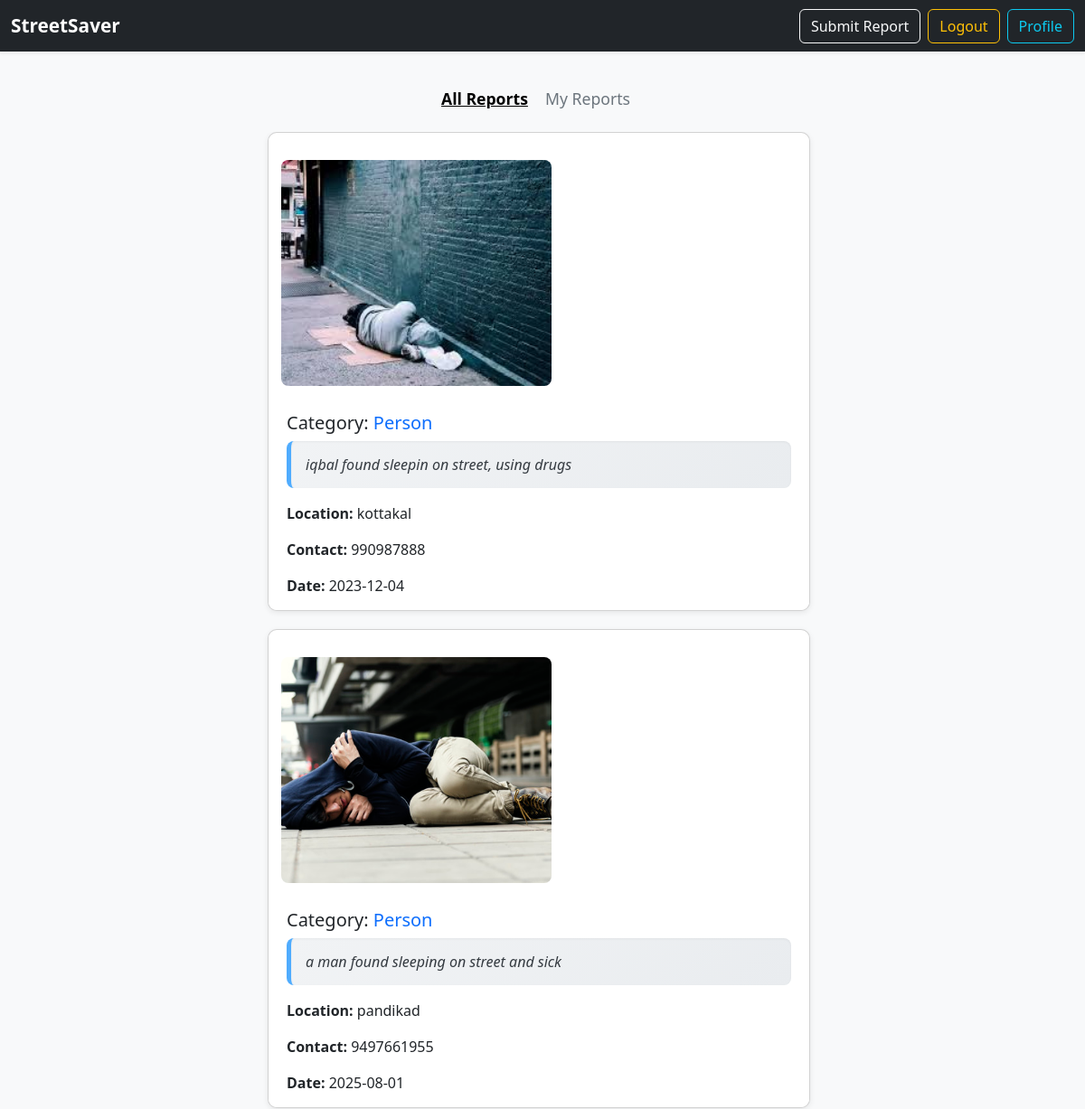
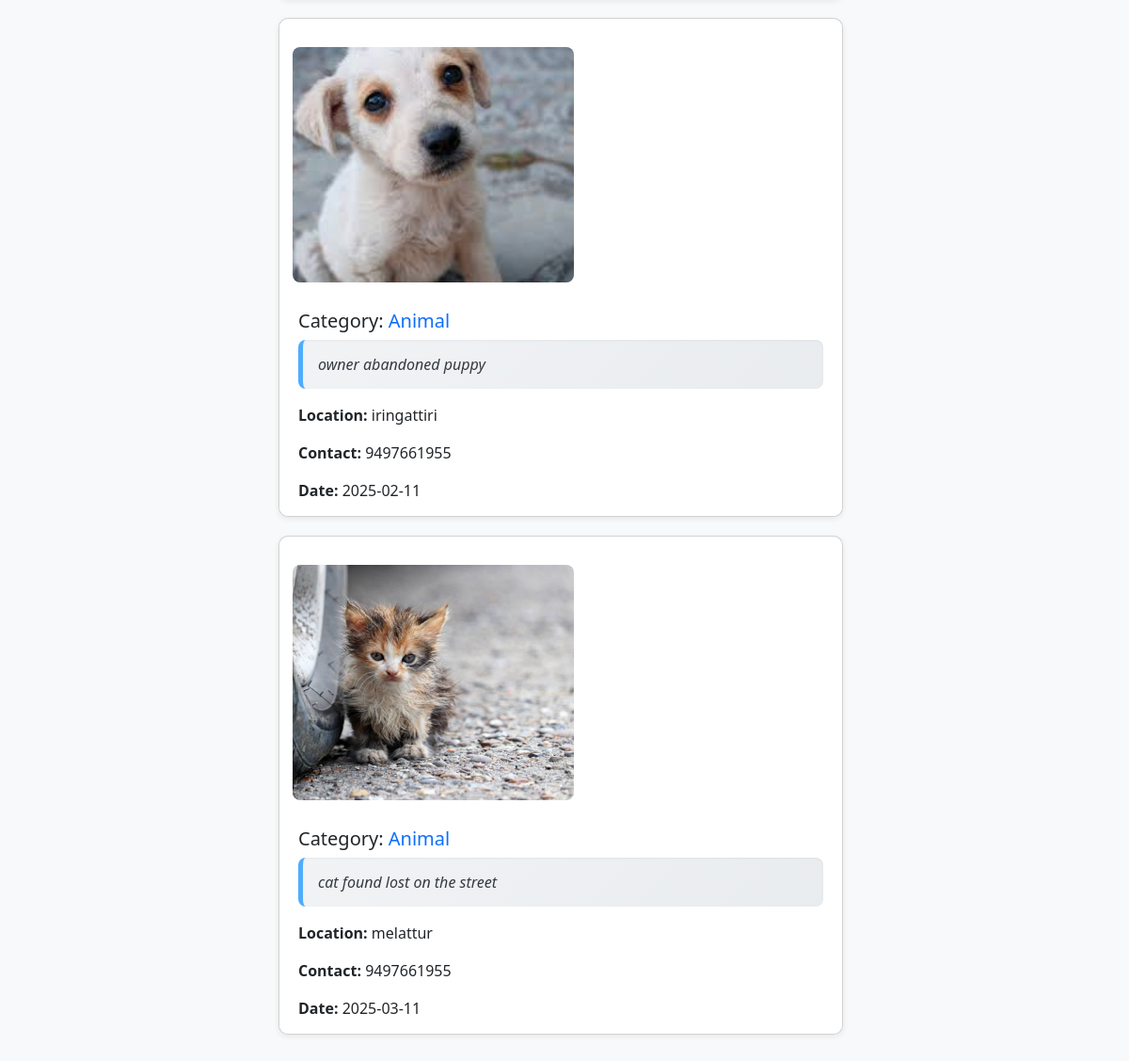
The app's page / (signed in) with its own data (2 pictures, top to bottom).
### app.py (models this page shows)
class Report(db.Model):
    id = db.Column(db.Integer, primary_key=True)
    category = db.Column(db.String(100))
    description = db.Column(db.Text)
    location = db.Column(db.String(200))
    contact = db.Column(db.String(20))
    date = db.Column(db.String(50))
    image = db.Column(db.String(200))
    user_id = db.Column(db.Integer, db.ForeignKey('user.id'))

### app.py (the view)
@app.route('/')
def index():
    if 'user_id' in session:
        all_reports = Report.query.filter(Report.user_id != session['user_id']).order_by(Report.id.desc()).all()
        my_reports = Report.query.filter_by(user_id=session['user_id']).order_by(Report.id.desc()).all()
        return render_template('home.html', all_reports=all_reports, my_reports=my_reports, logged_in=True)
    return redirect(url_for('login'))

### templates/home.html (shortened to what this page needs)
<!DOCTYPE html>
<html lang="en">
<head>
    <link href="https://cdn.jsdelivr.net/npm/bootstrap@5.3.0/dist/css/bootstrap.min.css" rel="stylesheet">
</head>
<body>
<nav class="navbar navbar-expand-lg navbar-dark bg-dark shadow-sm fixed-top">
    <div class="container-fluid">
        <a class="navbar-brand" href="{{ url_for('index') }}">StreetSaver</a>
        <div class="d-flex">
            <a href="{{ url_for('submit') }}" class="btn btn-outline-light me-2">Submit Report</a>
            <a href="{{ url_for('logout') }}" class="btn btn-outline-warning me-2">Logout</a>
            <a href="{{ url_for('profile') }}" class="btn btn-outline-info">Profile</a>
        </div>
    </div>
</nav>
<div class="container mt-5 pt-4">
    <div class="text-center my-4">
        <span id="allReportsBtn" class="tab-btn active">All Reports</span>
        <span id="myReportsBtn" class="tab-btn text-secondary">My Reports</span>
    </div>
    <div id="allReports" class="report-section active">
        {% if all_reports %}
            {% for report in all_reports %}
                <div class="card report-card">
                    {% if report.image %}
                        <img src="{{ url_for('static', filename='uploads/' ~ report.image) }}" class="img-preview" alt="Report Image">
                    {% else %}
                        <img src="https://via.placeholder.com/400x250/000000/FFFFFF?text=No+Image" class="img-preview" alt="No Image">
                    {% endif %}
                    <div class="card-body card-body-custom">
                        <h5 class="card-title">
                            <span class="text-dark">Category:</span>
                            <span class="text-primary">{{ report.category }}</span>
                        </h5>
                        <p class="card-text card-text-desc">{{ report.description }}</p>
                        <p class="card-text mt-2"><strong>Location:</strong> {{ report.location }}</p>
                        <p class="card-text"><strong>Contact:</strong> {{ report.contact }}</p>
                        <p class="card-text"><strong>Date:</strong> {{ report.date }}</p>
                    </div>
                </div>
            {% endfor %}
        {% else %}
            <p class="text-center text-muted">No reports from other users yet.</p>
        {% endif %}
    </div>
</div>
</body>
</html>

### templates/home.html (style rules this page uses)
body { background: #f8f9fa; }
.report-section { display: none; max-height: calc(100vh - 160px); overflow-y: auto; padding-right: 8px; }
.report-section.active { display: block; }
.tab-btn { cursor: pointer; margin-right: 15px; font-size: 1.1rem; transition: color 0.2s ease-in-out; }
.tab-btn.active { font-weight: bold; color: #000 !important; text-decoration: underline; }
.report-card { margin-bottom: 20px; border-radius: 10px; overflow: hidden; box-shadow: 0 2px 6px rgba(0,0,0,0.08); max-width: 600px; margin-left: auto; margin-right: auto; transition: transform 0.2s ease, box-shadow 0.2s ease; }
.img-preview { width: 50%; height: 250px; object-fit: cover; object-position: center; border-radius: 8px; display: block; margin: 30px 0 14px 14px; }
.card-body-custom { background: #ffffff; border-radius: 8px; padding: 15px 20px; }
.card-text-desc { background: linear-gradient(135deg, #f1f3f5, #e9ecef); padding: 14px 16px; border-radius: 8px; font-style: italic; font-size: 1rem; color: #343a40; box-shadow: inset 0 1px 3px rgba(0,0,0,0.05); line-height: 1.5; border-left: 5px solid #4facfe; }
.navbar-brand { font-weight: bold; font-size: 1.3rem; }

### records on screen
Report: image (picture), category "Person", description "iqbal found sleepin on street, using drugs", location "kottakal", contact "990987888", date "2023-12-04"
Report: image (picture), category "Person", description "a man found sleeping on street and sick", location "pandikad", contact "9497661955", date "2025-08-01"
Report: image (picture), category "Animal", description "owner abandoned puppy", location "iringattiri", contact "9497661955", date "2025-02-11"
Report: image (picture), category "Animal", description "cat found lost on the street", location "melattur", contact "9497661955", date "2025-03-11"
